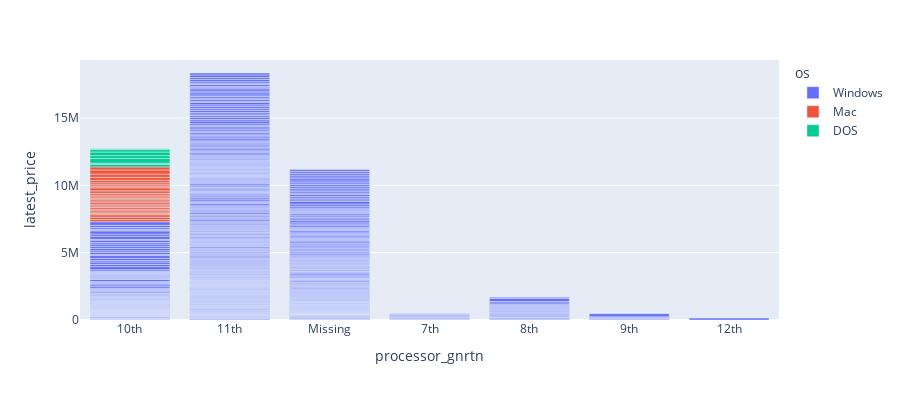

Write notebook code for a chart like this one.
### Code cell
fig = px.bar(df, x='processor_gnrtn', y='latest_price',
             hover_data=['os','os_bit', 'ssd'], color='os',
             labels={'Prices':'Prices By Processor_gnrtn'}, height=400)
fig.show()

### Figure 1 — Plotly figure (JSON) as saved in the notebook; plotly's stock layout.template omitted (floating-point values rounded to 4 significant figures; data arrays with more than 128 entries replaced by an {"elided": "..."} marker saying what was removed)
{"data": [{"alignmentgroup": "True", "customdata": {"elided": "530x3 str values"}, "hovertemplate": "os=%{customdata[0]}<br>processor_gnrtn=%{x}<br>latest_price=%{y}<br>os_bit=%{customdata[1]}<br>ssd=%{customdata[2]}<extra></extra>", "legendgroup": "Windows", "marker": {"color": "#636efa", "pattern": {"shape": ""}}, "name": "Windows", "offsetgroup": "Windows", "orientation": "v", "showlegend": true, "textposition": "auto", "type": "bar", "x": {"elided": "530 str values"}, "xaxis": "x", "y": {"elided": "530 int values"}, "yaxis": "y"}, {"alignmentgroup": "True", "customdata": [["Mac", "64-bit", "512 GB"], ["Mac", "64-bit", "1024 GB"], ["Mac", "64-bit", "1024 GB"], ["Mac", "64-bit", "256 GB"], ["Mac", "64-bit", "256 GB"], ["Mac", "64-bit", "256 GB"], ["Mac", "64-bit", "256 GB"], ["Mac", "64-bit", "256 GB"], ["Mac", "64-bit", "256 GB"], ["Mac", "64-bit", "256 GB"], ["Mac", "64-bit", "512 GB"], ["Mac", "64-bit", "512 GB"], ["Mac", "64-bit", "512 GB"], ["Mac", "64-bit", "512 GB"], ["Mac", "64-bit", "512 GB"], ["Mac", "64-bit", "512 GB"], ["Mac", "64-bit", "512 GB"], ["Mac", "64-bit", "512 GB"], ["Mac", "64-bit", "512 GB"], ["Mac", "64-bit", "512 GB"], ["Mac", "64-bit", "512 GB"], ["Mac", "64-bit", "1024 GB"], ["Mac", "64-bit", "1024 GB"], ["Mac", "64-bit", "1024 GB"], ["Mac", "64-bit", "1024 GB"], ["Mac", "64-bit", "1024 GB"], ["Mac", "64-bit", "1024 GB"]], "hovertemplate": "os=%{customdata[0]}<br>processor_gnrtn=%{x}<br>latest_price=%{y}<br>os_bit=%{customdata[1]}<br>ssd=%{customdata[2]}<extra></extra>", "legendgroup": "Mac", "marker": {"color": "#EF553B", "pattern": {"shape": ""}}, "name": "Mac", "offsetgroup": "Mac", "orientation": "v", "showlegend": true, "textposition": "auto", "type": "bar", "x": ["10th", "10th", "10th", "10th", "10th", "10th", "10th", "10th", "10th", "10th", "10th", "10th", "10th", "10th", "10th", "10th", "10th", "10th", "10th", "10th", "10th", "10th", "10th", "10th", "10th", "10th", "10th"], "xaxis": "x", "y": [159990, 179990, 179990, 85990, 112990, 104990, 112990, 132990, 104990, 85990, 149990, 125990, 103990, 101990, 104990, 131990, 128990, 184990, 225990, 124990, 104990, 149990, 169990, 225990, 243990, 309990, 225990], "yaxis": "y"}, {"alignmentgroup": "True", "customdata": [["DOS", "32-bit", "0 GB"], ["DOS", "32-bit", "0 GB"], ["DOS", "32-bit", "0 GB"], ["DOS", "32-bit", "0 GB"], ["DOS", "32-bit", "0 GB"], ["DOS", "32-bit", "0 GB"], ["DOS", "64-bit", "512 GB"]], "hovertemplate": "os=%{customdata[0]}<br>processor_gnrtn=%{x}<br>latest_price=%{y}<br>os_bit=%{customdata[1]}<br>ssd=%{customdata[2]}<extra></extra>", "legendgroup": "DOS", "marker": {"color": "#00cc96", "pattern": {"shape": ""}}, "name": "DOS", "offsetgroup": "DOS", "orientation": "v", "showlegend": true, "textposition": "auto", "type": "bar", "x": ["10th", "10th", "10th", "10th", "10th", "10th", "10th"], "xaxis": "x", "y": [199990, 75500, 345390, 214790, 269290, 179990, 57490], "yaxis": "y"}], "layout": {"barmode": "relative", "height": 400, "legend": {"title": {"text": "os"}, "tracegroupgap": 0}, "margin": {"t": 60}, "xaxis": {"anchor": "y", "domain": [0, 1], "title": {"text": "processor_gnrtn"}}, "yaxis": {"anchor": "x", "domain": [0, 1], "title": {"text": "latest_price"}}}}
